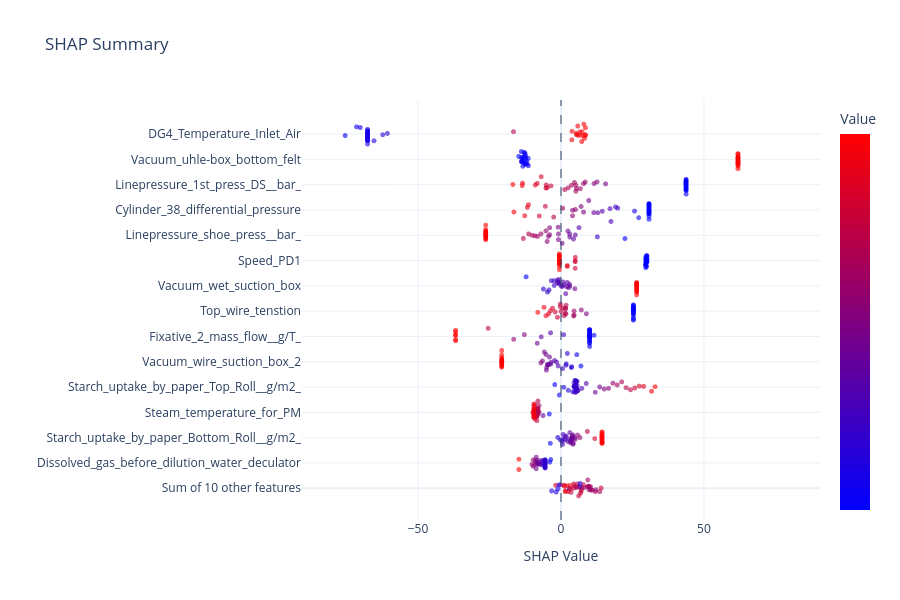

The notebook cell saved with this chart:
### Markdown cell above
## Shap

### Code cell
out = ask("show shap for steam cost for grade 6010120")
